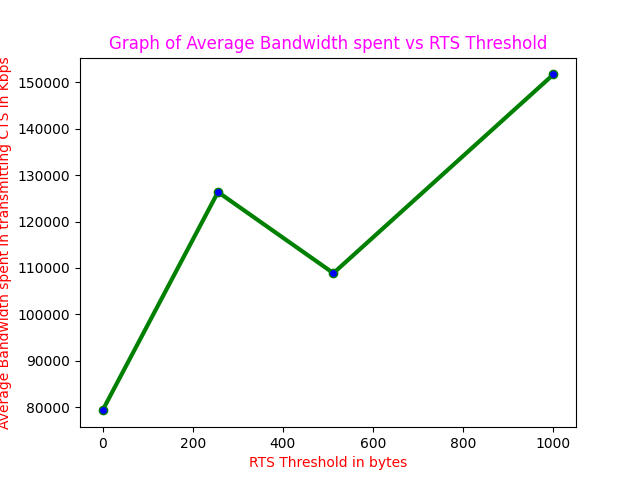

Recreate this plot in Python.
import matplotlib.pyplot as plt
from pylab import MaxNLocator
# x axis values
x = [0,256,512,1000]
# corresponding y axis values
y = [79278.6,126374.0,108876.0,151742.0]

# plotting the points
plt.plot(x, y, color='green',linewidth = 3,
         marker='o', markerfacecolor='blue', markersize=6)
#plt.xlim(0,24)
#plt.ylim(26,31)
# setting x and y axis range
# naming the x axis
plt.xlabel('RTS Threshold in bytes',color="red")
# naming the y axis
plt.ylabel('Average Bandwidth spent in transmitting CTS in Kbps',color="red")
# giving a title to my graph
plt.title('Graph of Average Bandwidth spent vs RTS Threshold',color="magenta")
# function to show the plot
plt.show()
